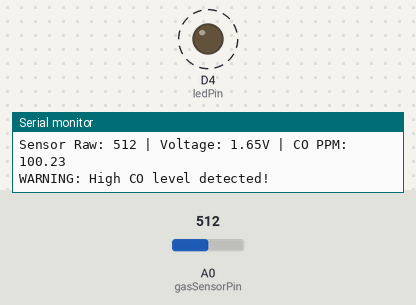
Simulated run of this sketch. Board: ESP8266 (NodeMCU). Parts: output pins drawn as LEDs (lit = HIGH), the last lines printed to the serial monitor. Dashed ring = blinking. The inputs (shaded band) are chosen by the test bench; at power-on: A0 (gasSensorPin) = 512. WiFi joins after 1.5 s; servers stay silent unless stated; no MQTT or app messages arrive unless stated.

Above: at 2.3 s.
At 2.7 s:
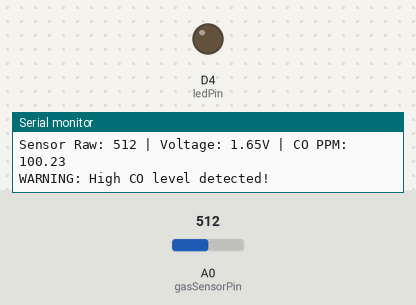
2.8 s: A0 (gasSensorPin) set to 536
At 5.1 s:
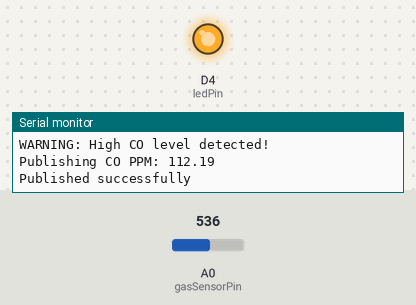
5.7 s: A0 (gasSensorPin) set to 511
Timing chart, 0 to 13.8 s (numbered marks = the images above; inputs shaded):
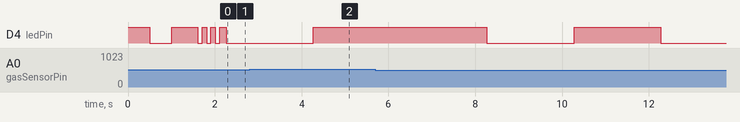

Measured:
- the behaviour switches between 522 and 523 on A0 (gasSensorPin) (found by bisection; images 1 and 2)
- after the input at 2.8 s, D4 (ledPin): LOW → HIGH after 1.5 s

The sketch:

MQTT_MQ7.ino
```cpp
#include <ESP8266WiFi.h>
#include <PubSubClient.h>

// WiFi credentials
const char* ssid = "Varun";
const char* password = "Varun1234";

// MQTT Broker details - using local Mosquitto server
const char* mqtt_server = "167.71.238.68";
const int mqtt_port = 1883;
const char* mqtt_topic = "NodeMCU/Sensor/Varun";
const char* client_id = "NodeMCU_CO_Sensor";

// Pin configuration
const int gasSensorPin = A0;  // Analog pin for MQ-7
const int ledPin = D4;        // Built-in LED for status indication
const int buzzerPin = D3;     // Buzzer for alerts

// MQTT client setup
WiFiClient espClient;
PubSubClient client(espClient);

// Variables
unsigned long lastMsgTime = 0;
const long msgInterval = 2000;  // Send data every 2 seconds
float lastSensorValue = 0;
const float sensorThreshold = 50.0;  // Adjusted threshold for CO in PPM

// Heating cycle timing
unsigned long lastHeatCycleTime = 0;
bool isHighTemp = true;  // Start with high temperature (5V)
const int highTempDuration = 60000;  // 60 seconds
const int lowTempDuration = 90000;   // 90 seconds

// Function to establish WiFi connection
void setup_wifi() {
  Serial.print("Connecting to WiFi: ");
  Serial.println(ssid);

  WiFi.mode(WIFI_STA);
  WiFi.begin(ssid, password);

  while (WiFi.status() != WL_CONNECTED) {
    delay(500);
    Serial.print(".");
    digitalWrite(ledPin, !digitalRead(ledPin));  // Blink LED while connecting
  }

  digitalWrite(ledPin, HIGH);
  Serial.println("\nWiFi connected successfully");
  Serial.print("IP address: ");
  Serial.println(WiFi.localIP());
}

// Function to reconnect to MQTT broker
void reconnect() {
  while (!client.connected()) {
    Serial.print("Attempting MQTT connection...");

    if (client.connect(client_id)) {
      Serial.println("connected");
      client.publish(mqtt_topic, "MQ-7 Gas Sensor Online");

      for (int i = 0; i < 3; i++) {
        digitalWrite(ledPin, LOW);
        delay(100);
        digitalWrite(ledPin, HIGH);
        delay(100);
      }
    } else {
      Serial.print("failed, rc=");
      Serial.print(client.state());
      Serial.println(" try again in 2 seconds");
      delay(2000);
    }
  }
}

// Function to read gas sensor and convert to CO PPM
float readGasSensor() {
  int sum = 0;
  int numReadings = 5;

  for (int i = 0; i < numReadings; i++) {
    sum += analogRead(gasSensorPin);
    delay(10);
  }

  int sensorValue = sum / numReadings;
  float voltage = sensorValue * (3.3 / 1023.0);

  // MQ-7 CO sensor PPM conversion
  float ratio = (3.3 - voltage) / voltage;
  float ppm = 100.0 * pow(ratio, -1.2);  // Adjust coefficients as per MQ-7 datasheet

  Serial.print("Sensor Raw: ");
  Serial.print(sensorValue);
  Serial.print(" | Voltage: ");
  Serial.print(voltage, 2);
  Serial.print("V | CO PPM: ");
  Serial.println(ppm, 2);

  return ppm;
}

// Alert function if CO levels are high
void checkGasAlert(float gasValue) {
  if (gasValue > sensorThreshold) {
    digitalWrite(ledPin, LOW);
    if (buzzerPin > 0) {
      tone(buzzerPin, 1000, 200);
    }
    Serial.println("WARNING: High CO level detected!");
  } else {
    digitalWrite(ledPin, HIGH);
  }
}

void setup() {
  pinMode(ledPin, OUTPUT);
  digitalWrite(ledPin, HIGH);

  if (buzzerPin > 0) {
    pinMode(buzzerPin, OUTPUT);
  }

  Serial.begin(115200);
  Serial.println("\nMQ-7 CO Sensor with MQTT");

  setup_wifi();
  client.setServer(mqtt_server, mqtt_port);

  Serial.println("Taking initial sensor reading...");
  lastSensorValue = readGasSensor();
  Serial.println("Setup complete - starting main loop");
}

void loop() {
  if (!client.connected()) {
    reconnect();
  }
  client.loop();

  unsigned long now = millis();

  // Handle MQ-7 heating cycle
  if (now - lastHeatCycleTime >= (isHighTemp ? highTempDuration : lowTempDuration)) {
    isHighTemp = !isHighTemp;
    lastHeatCycleTime = now;
    Serial.println(isHighTemp ? "High Temp Phase (5V)" : "Low Temp Phase (1.4V)");
  }

  if (now - lastMsgTime > msgInterval) {
    lastMsgTime = now;
    float gasValue = readGasSensor();
    checkGasAlert(gasValue);

    if (abs(gasValue - lastSensorValue) > 5.0 || now % 10000 < msgInterval) {
      char gasValueStr[10];
      dtostrf(gasValue, 4, 2, gasValueStr);

      Serial.print("Publishing CO PPM: ");
      Serial.println(gasValueStr);

      digitalWrite(ledPin, LOW);
      boolean published = client.publish(mqtt_topic, gasValueStr);
      digitalWrite(ledPin, HIGH);

      if (published) {
        Serial.println("Published successfully");
      } else {
        Serial.println("Publish failed");
      }

      lastSensorValue = gasValue;
    }
  }

  delay(10);
}
```
